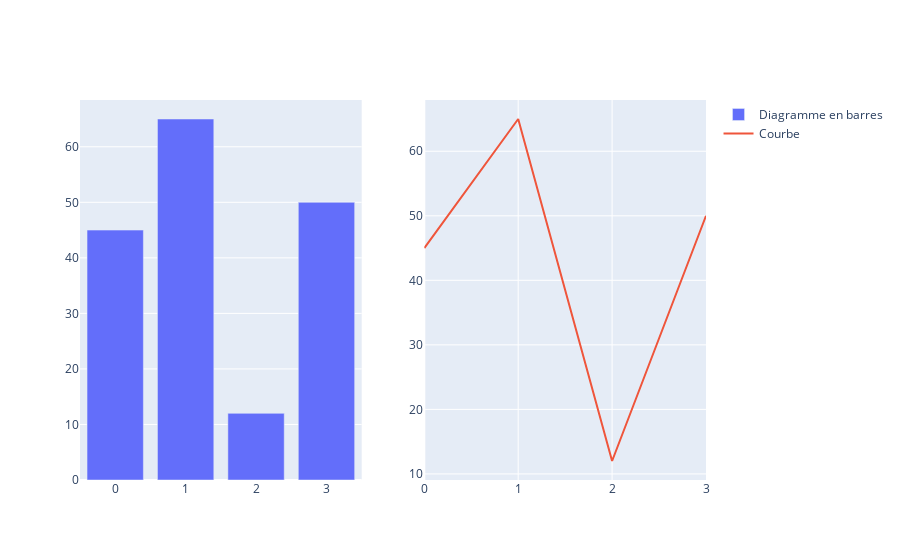

Notebook code for this chart:
### Markdown cell above
Nous pouvons sinon tracer chaque graphe dans son propre espace (*subplot*).

### Code cell
from plotly.subplots import make_subplots

subplots = make_subplots(cols=2, rows=1)
subplots.add_trace(go.Bar(y=random_data, name='Diagramme en barres'), 
                   col=1, row=1) # Graphe (1,1) → à gauche

subplots.add_trace(go.Scatter(y=random_data, name='Courbe', mode='lines'), 
                   col=2, row=1) # Graphe (2, 1) → à droite

### Figure 1 — Plotly figure (JSON) as saved in the notebook; plotly's stock layout.template omitted (floating-point values rounded to 4 significant figures)
{"data": [{"name": "Diagramme en barres", "type": "bar", "xaxis": "x", "y": [45, 65, 12, 50], "yaxis": "y"}, {"mode": "lines", "name": "Courbe", "type": "scatter", "xaxis": "x2", "y": [45, 65, 12, 50], "yaxis": "y2"}], "layout": {"autosize": true, "xaxis": {"anchor": "y", "autorange": true, "domain": [0, 0.45], "range": [-0.5, 3.5]}, "xaxis2": {"anchor": "y2", "autorange": true, "domain": [0.55, 1], "range": [0, 3]}, "yaxis": {"anchor": "x", "autorange": true, "domain": [0, 1], "range": [0, 68.42], "type": "linear"}, "yaxis2": {"anchor": "x2", "autorange": true, "domain": [0, 1], "range": [9.056, 67.94], "type": "linear"}}}
